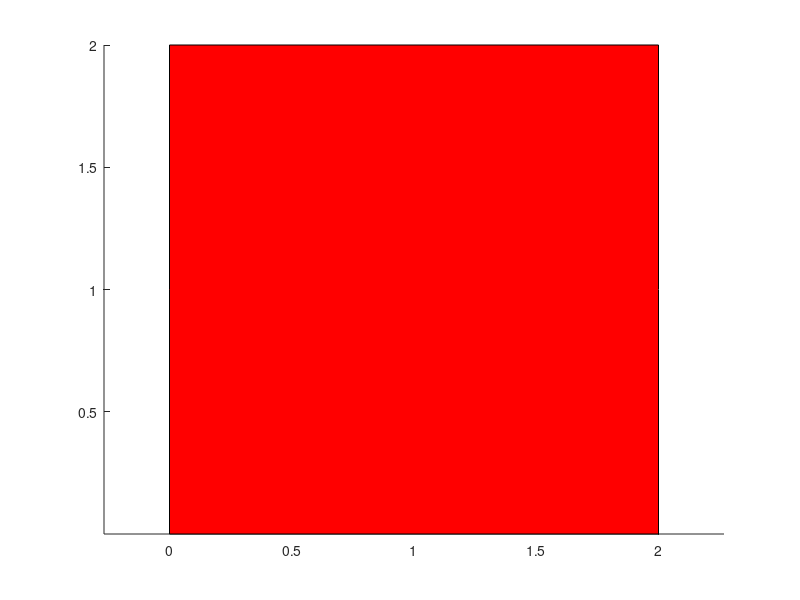

The MATLAB script that drew this image: (Note: this script raises an error after producing the figure.)
clc; clear; close all;
%%%%%%%%%%%%%%%%%%%Displacement Field%%%%%%%%%%%%%%%%%%%%%%%%%%%%%%%%%%%%%%
% ux = A*x + B*y
% uy = C*x + D*y
%%%%%%%%%%%%%%%%%%%%%%%%%%%%%%%%%%%%%%%%%%%%%%%%%%%%%%%%%%%%%%%%%%%%%%%%%%%
filename = 'test2.gif';
Choice = [ 0 0 0 1];
% Choice = [1 0 0 0] is uniaxial strain in the x direction
% Choice = [0 1 0 0] is uniaxial strain in the y direction
% Choice = [0 0 1 0] is pure shear strain in the xy direction
% Choice = [0 0 0 1] is any combination of strains, see below
%
% if you use choice = [0 0 0 1] please enter known_vec
% Enter any combination of strains and stress, please note only 3 values
% can be provided otherwise the system is overconstrained
% for example, if you want to apply strain in 11 and 12 (shear), then enter
% known_vec = [1 3 5] which means strain applied in 11, 12 and stress in
% 22 is 0 (unconstrained).
% another example, uniaxial strain in 11 would be known_vec = [1 5 6]
% strain applied in x direction (1) and stress in y direction (5) and shear
% direction (6) is free
%
% known_vec : eps_xx is 1 eps_yy is 2 eps_xy is 3 sigma_xx is 4 
% sigma_yy is 5  sigma_xy is 6
%
known_vec = [ 1  2 3 ]; 
gif=1;
time_step=25;
percentage_strain=50;
%%%%%%%%%%%%%%%%%%%%%%%%%%%%%%%%%%%%%%%%%%%%%%%%%%%%%%%%%%%%%%%%%%%%%%%%%%%
% Material properties
%%%%%%%%%%%%%%%%%%%%%%%%%%%%%%%%%%%%%%%%%%%%%%%%%%%%%%%%%%%%%%%%%%%%%%%%%%%

mod=100e9;
nu=0.3;

C11 = mod/(1-nu^2);
C12 = nu*C11;
C13 = 0;
C21 = C12;
C22 = C11;
C23 = 0;
C13 = 0;
C23 = 0;
C33 = C11*(1-nu)/2;

C_mat = [ C11  C12 C13 ; C12 C22 C23; C13 C23 C33 ];

hold on;


%%
%%%%%%%%%%%%%%%%%%%%%%%%%%%%%%%%%%%%%%%%%%%%%%%%%%%%%%%%%%%%%%%%%%%%%%%%%%%
%Node numbering
%%%%%%%%%%%%%%%%%%%%%%%%%%%%%%%%%%%%%%%%%%%%%%%%%%%%%%%%%%%%%%%%%%%%%%%%%%%
%        |
%        |
%        7------6------5
%        |             |
%        |             |
%        8      9      4
%        |             |
%        |             |
%        1------2------3------

Nodes.x=[0 1 2 2 2 1 0 0 1];
Nodes.y=[0 0 0 1 2 2 2 1 1];

hold on;
fill(Nodes.x(1:8),Nodes.y(1:8),'r');
axis equal;
if gif ==1
    frame = getframe(1);
    im = frame2im(frame);
    [imind,cm] = rgb2ind(im,256);
    imwrite(imind,cm,filename,'gif', 'Loopcount',inf,'DelayTime',1);
end
%%%%%%%%%%%%%%%%%%%%%%%%%%%%%%%%%%%%%%%%%%%%%%%%%%%%%%%%%%%%%%%%%%%%%%%%%%%
%%
if Choice(1) == 1
    %%%%%%%%%%%%%%%%%%%%%%%%%%%%%%%%%%%%%%%%%%%%%%%%%%%%%%%%%%%%%%%%%%%%%%%%%%%
    %Option for entering strains in x direction in per centage strain
    %%%%%%%%%%%%%%%%%%%%%%%%%%%%%%%%%%%%%%%%%%%%%%%%%%%%%%%%%%%%%%%%%%%%%%%%%%%
    ctr=1;
    eps_xx_p = percentage_strain;   %percentage strain
    total_time=1;    %pseudotime 1 sec default
    
    sigma_yy(ctr) = 0;    %boundary conditions for normal strains in x direction
    sigma_xy(ctr) = 0;
    
    delta_t=total_time/time_step;
    eps_xx = eps_xx_p/100;
    eps_xx_dot=eps_xx/total_time;     %strain rate
    
    A=zeros(time_step+1,1);
    B=zeros(time_step+1,1);
    C=zeros(time_step+1,1);
    A_dot=zeros(time_step,1);
    B_dot=zeros(time_step,1);
    C_dot=zeros(time_step,1);
    eps_xx_cur=zeros(time_step+1,1);     %initialization
    sigma_xx = zeros(time_step+1,1);
    sigma_xx_dot = zeros(time_step,1);
    
    for i=1:time_step+1
        ux(i).nodes=zeros(length(Nodes.x),1);
        uy(i).nodes=zeros(length(Nodes.x),1);
    end
    
    for i=1:time_step
        
        A_dot(ctr) = eps_xx_dot;
        newvals=-(C_mat(2:3,1)*A_dot(ctr))'/C_mat(2:3,2:3);
        C_dot(ctr)=newvals(1);
        B_dot(ctr)=newvals(2)/2;
        eps_xx_cur(ctr+1)=eps_xx_cur(ctr)+eps_xx_dot*delta_t;
        A(ctr+1)=A(ctr)+A_dot(ctr)*delta_t;
        B(ctr+1)=B(ctr)+B_dot(ctr)*delta_t;
        C(ctr+1)=C(ctr)+C_dot(ctr)*delta_t;
        sigma_xx_dot(ctr) = C11*A_dot(ctr) + C12*C_dot(ctr) + 2*B_dot(ctr)*C13;
        sigma_xx(ctr+1) = sigma_xx(ctr) + sigma_xx_dot(ctr)*delta_t;
        ux(ctr+1).nodes = A(ctr+1).*Nodes.x + B(ctr+1).*Nodes.y;
        uy(ctr+1).nodes=  B(ctr+1).*Nodes.x + C(ctr+1).*Nodes.y;
        NewNodes.x=Nodes.x+ux(ctr+1).nodes;
        NewNodes.y=Nodes.y+uy(ctr+1).nodes;
        figure(1);
        fill(NewNodes.x(1:8),NewNodes.y(1:8),'c'); hold on; axis equal;
        if gif==1
            frame = getframe(1);
            im = frame2im(frame);
            [imind,cm] = rgb2ind(im,256);
            imwrite(imind,cm,filename,'gif','WriteMode','append','DelayTime',.1);
        end
        ctr=ctr+1;
    end
    figure(2);
    hold on;
    plot(eps_xx_cur,sigma_xx,'LineWidth',2);
end

if Choice(2) == 1
    %%
    %%%%%%%%%%%%%%%%%%%%%%%%%%%%%%%%%%%%%%%%%%%%%%%%%%%%%%%%%%%%%%%%%%%%%%%%%%%
    %Option for entering strains in y direction in per centage strain
    %%%%%%%%%%%%%%%%%%%%%%%%%%%%%%%%%%%%%%%%%%%%%%%%%%%%%%%%%%%%%%%%%%%%%%%%%%%
    
    ctr=1;
    eps_yy_p = percentage_strain;   %percentage strain
    total_time=1;    %pseudotime 1 sec default
    
    sigma_xx(ctr) = 0;    %boundary conditions for normal strains in x direction
    sigma_xy(ctr) = 0;
    
    delta_t=total_time/time_step;
    eps_yy = eps_yy_p/100;
    eps_yy_dot=eps_yy/total_time;     %strain
    
    A=zeros(time_step+1,1);
    B=zeros(time_step+1,1);
    C=zeros(time_step+1,1);
    A_dot=zeros(time_step,1);
    B_dot=zeros(time_step,1);
    C_dot=zeros(time_step,1);
    eps_yy_cur=zeros(time_step+1,1);     %initialization
    sigma_yy = zeros(time_step+1,1);
    sigma_yy_dot = zeros(time_step,1);
    
    for i=1:time_step+1
        ux(i).nodes=zeros(length(Nodes.x),1);
        uy(i).nodes=zeros(length(Nodes.x),1);
    end
    
    for i=1:time_step
        
        C_dot(ctr) = eps_yy_dot;
        newvals=-(C_mat(1:2:3,2)*C_dot(ctr))'/C_mat(1:2:3,1:2:3);
        A_dot(ctr)=newvals(1);
        B_dot(ctr)=newvals(2)/2;
        eps_yy_cur(ctr+1)=eps_yy_cur(ctr)+eps_yy_dot*delta_t;
        A(ctr+1)=A(ctr)+A_dot(ctr)*delta_t;
        B(ctr+1)=B(ctr)+B_dot(ctr)*delta_t;
        C(ctr+1)=C(ctr)+C_dot(ctr)*delta_t;
        sigma_yy_dot(ctr) = C12*A_dot(ctr) + C22*C_dot(ctr) + 2*B_dot(ctr)*C23;
        sigma_yy(ctr+1) = sigma_yy(ctr) + sigma_yy_dot(ctr)*delta_t;
        ux(ctr+1).nodes = A(ctr+1).*Nodes.x + B(ctr+1).*Nodes.y;
        uy(ctr+1).nodes=  B(ctr+1).*Nodes.x + C(ctr+1).*Nodes.y;
        NewNodes.x=Nodes.x+ux(ctr+1).nodes;
        NewNodes.y=Nodes.y+uy(ctr+1).nodes;
        figure(1);
        fill(NewNodes.x(1:8),NewNodes.y(1:8),'g'); hold on; axis equal;
        if gif==1
            frame = getframe(1);
            im = frame2im(frame);
            [imind,cm] = rgb2ind(im,256);
            imwrite(imind,cm,filename,'gif','WriteMode','append','DelayTime',.1);
        end
        ctr=ctr+1;
    end
    figure(2);
    hold on;
    plot(eps_yy_cur,sigma_yy,'--','LineWidth',2);
end

if Choice(3) == 1
    %%
    %%%%%%%%%%%%%%%%%%%%%%%%%%%%%%%%%%%%%%%%%%%%%%%%%%%%%%%%%%%%%%%%%%%%%%%%%%%
    %Option for entering strains in xy direction in per centage strain
    %%%%%%%%%%%%%%%%%%%%%%%%%%%%%%%%%%%%%%%%%%%%%%%%%%%%%%%%%%%%%%%%%%%%%%%%%%%
    
    ctr=1;
    eps_xy_p = percentage_strain;   %percentage strain
    total_time=1;    %pseudotime 1 sec default
    
    sigma_xx(ctr) = 0;    %boundary conditions for normal strains in x direction
    sigma_yy(ctr) = 0;
    
    delta_t=total_time/time_step;
    eps_xy = eps_xy_p/100;
    eps_xy_dot=eps_xy/total_time;     %strain rate
    
    A=zeros(time_step+1,1);
    B=zeros(time_step+1,1);
    C=zeros(time_step+1,1);
    A_dot=zeros(time_step,1);
    B_dot=zeros(time_step,1);
    C_dot=zeros(time_step,1);
    eps_xy_cur=zeros(time_step+1,1);     %initialization
    sigma_xy = zeros(time_step+1,1);
    sigma_xy_dot = zeros(time_step,1);
    
    for i=1:time_step+1
        ux(i).nodes=zeros(length(Nodes.x),1);
        uy(i).nodes=zeros(length(Nodes.x),1);
    end
    
    for i=1:time_step
        
        B_dot(ctr) = eps_xy_dot;
        newvals=-(C_mat(1:2,3)*B_dot(ctr))'/C_mat(1:2,1:2);
        A_dot(ctr)=newvals(1);
        C_dot(ctr)=newvals(2);
        eps_xy_cur(ctr+1)=eps_xy_cur(ctr)+eps_xy_dot*delta_t;
        A(ctr+1)=A(ctr)+A_dot(ctr)*delta_t;
        B(ctr+1)=B(ctr)+B_dot(ctr)*delta_t;
        C(ctr+1)=C(ctr)+C_dot(ctr)*delta_t;
        sigma_xy_dot(ctr) = C13*A_dot(ctr) + C23*C_dot(ctr) + 2*B_dot(ctr)*C33;
        sigma_xy(ctr+1) = sigma_xy(ctr) + sigma_xy_dot(ctr)*delta_t;
        ux(ctr+1).nodes = A(ctr+1).*Nodes.x + B(ctr+1).*Nodes.y;
        uy(ctr+1).nodes=  B(ctr+1).*Nodes.x + C(ctr+1).*Nodes.y;
        NewNodes.x=Nodes.x+ux(ctr+1).nodes;
        NewNodes.y=Nodes.y+uy(ctr+1).nodes;
        figure(1);
        fill(NewNodes.x(1:8),NewNodes.y(1:8),'y'); hold on; axis equal;
        if gif==1
            frame = getframe(1);
            im = frame2im(frame);
            [imind,cm] = rgb2ind(im,256);
            imwrite(imind,cm,filename,'gif','WriteMode','append','DelayTime',.1);
        end
        ctr=ctr+1;
    end
    figure(2);
    hold on;
    plot(eps_xy_cur,sigma_xy,'LineWidth',2);
    xlabel('Strain','Interpreter','tex');
    ylabel('Stress (Pa)','Interpreter','tex');
end

if Choice(4) == 1
    %%
    %%%%%%%%%%%%%%%%%%%%%%%%%%%%%%%%%%%%%%%%%%%%%%%%%%%%%%%%%%%%%%%%%%%%%%%%%%%
    %Option for entering any combination of strains
    %%%%%%%%%%%%%%%%%%%%%%%%%%%%%%%%%%%%%%%%%%%%%%%%%%%%%%%%%%%%%%%%%%%%%%%%%%%
    
    ctr=1;
    
    eps_xx_p = percentage_strain;
    eps_yy_p = percentage_strain/2;
    eps_xy_p = percentage_strain/5;
    sigma_xx(ctr) = 0;
    sigma_yy(ctr) = 0;
    sigma_xy(ctr) = 0;
    
    % Enter any combination strains and stress, please note only 3 values
    % can be provided otherwise the system is overconstrained
    % for example, if you want to apply strain in 11 and 12, then enter
    % known_vec = [1 3 5] which means strain applied in 11 12 and stress in
    % 22 is 0 (unconstrained)
    
    % known_vec = [eps_xx eps_yy eps_xy sigma_xx sigma_yy sigma_xy]
    
    unknown_vec = setdiff(1:6,known_vec);
    comp_C_mat = [C_mat [1 0 0; 0 1 0; 0 0 1]];
    
    
    total_time=1;    %pseudotime 1 sec default
    eps_xx_dot = 0;
    eps_yy_dot = 0;
    eps_xy_dot = 0;
    
    A=zeros(time_step+1,1);
    B=zeros(time_step+1,1);
    C=zeros(time_step+1,1);
    A_dot=zeros(time_step,1);
    B_dot=zeros(time_step,1);
    C_dot=zeros(time_step,1);
    
    eps_xx_cur=zeros(time_step+1,1);     %initialization
    sigma_xx = zeros(time_step+1,1);
    sigma_xx_dot = zeros(time_step,1);
    eps_yy_cur=zeros(time_step+1,1);     %initialization
    sigma_yy = zeros(time_step+1,1);
    sigma_yy_dot = zeros(time_step,1);
    eps_xy_cur=zeros(time_step+1,1);     %initialization
    sigma_xy = zeros(time_step+1,1);
    sigma_xy_dot = zeros(time_step,1);
    
    if ~isempty(find(known_vec==1))
        delta_t=total_time/time_step;
        eps_xx = eps_xx_p/100;
        eps_xx_dot=eps_xx/total_time;     %strain rate
    end
    
    if ~isempty(find(known_vec==2))
        delta_t=total_time/time_step;
        eps_yy = eps_yy_p/100;
        eps_yy_dot=eps_yy/total_time;     %strain
    end
    
    if ~isempty(find(known_vec==3))
        delta_t=total_time/time_step;
        eps_xy = eps_xy_p/100;
        eps_xy_dot=eps_xy/total_time;     %strain rate
    end
    con_vec = [eps_xx_dot eps_yy_dot eps_xy_dot 0 0 0 ]';
    
    for i=1:time_step+1
        ux(i).nodes=zeros(length(Nodes.x),1);
        uy(i).nodes=zeros(length(Nodes.x),1);
    end
    
    for i=1:time_step
        
        A_dot(ctr) = eps_xx_dot;
        C_dot(ctr) = eps_yy_dot;
        B_dot(ctr) = eps_xy_dot;
        
        newvals = comp_C_mat(:,unknown_vec)\(-comp_C_mat(:,known_vec)*con_vec(known_vec));
        newval_vec(unknown_vec) = newvals;
        newval_vec(known_vec) = con_vec(known_vec);
        
        A_dot(ctr)=newval_vec(1);
        B_dot(ctr)=newval_vec(3);
        C_dot(ctr)=newval_vec(2);
        
        eps_xy_cur(ctr+1)=eps_xy_cur(ctr)+eps_xy_dot*delta_t;
        eps_xx_cur(ctr+1)=eps_xx_cur(ctr)+eps_xx_dot*delta_t;
        eps_yy_cur(ctr+1)=eps_yy_cur(ctr)+eps_yy_dot*delta_t;
        A(ctr+1)=A(ctr)+A_dot(ctr)*delta_t;
        B(ctr+1)=B(ctr)+B_dot(ctr)*delta_t;
        C(ctr+1)=C(ctr)+C_dot(ctr)*delta_t;
        []
        sigma_xx_dot(ctr) = C11*A_dot(ctr) + C12*C_dot(ctr) + 2*B_dot(ctr)*C13;
        sigma_xx(ctr+1) = sigma_xx(ctr) + sigma_xx_dot(ctr)*delta_t;
        sigma_yy_dot(ctr) = C12*A_dot(ctr) + C22*C_dot(ctr) + 2*B_dot(ctr)*C23;
        sigma_yy(ctr+1) = sigma_yy(ctr) + sigma_yy_dot(ctr)*delta_t;
        sigma_xy_dot(ctr) = C13*A_dot(ctr) + C23*C_dot(ctr) + 2*B_dot(ctr)*C33;
        sigma_xy(ctr+1) = sigma_xy(ctr) + sigma_xy_dot(ctr)*delta_t;
        ux(ctr+1).nodes = A(ctr+1).*Nodes.x + B(ctr+1).*Nodes.y;
        uy(ctr+1).nodes=  B(ctr+1).*Nodes.x + C(ctr+1).*Nodes.y;
        NewNodes.x=Nodes.x+ux(ctr+1).nodes;
        NewNodes.y=Nodes.y+uy(ctr+1).nodes;
        figure(1);
        fill(NewNodes.x(1:8),NewNodes.y(1:8),'m'); hold on; axis equal;
        if gif==1
            frame = getframe(1);
            im = frame2im(frame);
            [imind,cm] = rgb2ind(im,256);
            imwrite(imind,cm,filename,'gif','WriteMode','append','DelayTime',.1);
        end
        ctr=ctr+1;
    end
    figure(2);
    hold on;
    plot(eps_xx_cur,sigma_xx,'LineWidth',2);
    plot(eps_yy_cur,sigma_yy,'--','LineWidth',2);
    plot(eps_xy_cur,sigma_xy,'LineWidth',2);
    xlabel('Strain','Interpreter','tex');
    ylabel('Stress (Pa)','Interpreter','tex');
end

Nodes.x=[0 1 2 2 2 1 0 0 1];
Nodes.y=[0 0 0 1 2 2 2 1 1];
figure(1);
hold on;
fill(Nodes.x(1:8),Nodes.y(1:8),'r');
axis equal;
figure(1);
if gif==1
    frame = getframe(1);
    im = frame2im(frame);
    [imind,cm] = rgb2ind(im,256);
    imwrite(imind,cm,filename,'gif','WriteMode','append','DelayTime',5);
end
